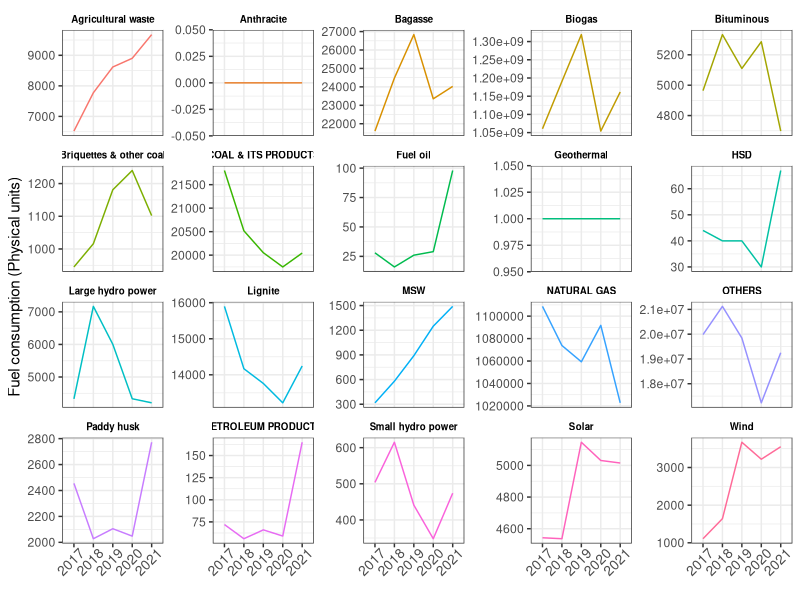

This chart was generated by the following R code:
## ---- chunk 1
library(tidyverse)
## ---- chunk 2
knitr::kable(
  tibble(Sector = c("Agriculture", "Mining", "Manufac. industry", "Construction", 
                  "Residential", "Commercial", "Transport (Road)", "Transport (Rail)"),
       "Electricity (GWh)" = c(398, 1279, 78919, "na", 54481, 65718, 1, 220)), 
  caption = "Electricity consumption in 2021",
  booktabs = TRUE
)
## ---- chunk 3
knitr::kable(
  tibble("Power plant type" = c("Hydro", "Thermal", "Gas turbine", "Combined cycle", 
                  "Diesel", "Gas engine", "Others", "Total"),
       "Electricity (GWh)" = c(4682, 56737, 1318, 110597, 28, 4769, 8568, 186699)), 
  caption = "Electricity generation in 2021",
  booktabs = TRUE
)
## ---- chunk 4

fuelelygen2017_2021<-
  tibble("Fuel type" = c("COAL & ITS PRODUCTS", "Anthracite", "Bituminous", "Lignite", "Briquettes & other coal",
                       "PETROLEUM PRODUCTS", "HSD", "Fuel oil",
                       "NATURAL GAS",
                       "RENEWABLE ENERGY", "Solar", "Wind", "Small hydro power", "Large hydro power", "Geothermal",
                       "Paddy husk", "Bagasse", "Agricultural waste", "MSW", 
                       "Biogas",
                       "OTHERS"),
       unit = c("thousand ton","thousand ton","thousand ton","thousand ton","thousand ton",
                "M.Litres","M.Litres","M.Litres",
                "MMscf.",
                NA, "GWh","GWh","GWh","GWh","GWh", 
                "thousand ton","thousand ton","thousand ton","thousand ton", 
                "m3",
                "GJ"),
       "2017" = c(21801, 0, 4964, 15898, 945,
                  72, 44, 28,
                  1108683,
                  NA, 4543, 1109, 504, 4329, 1, 
                  2455, 21602, 6520, 317, 
                  1060449427,
                  19982002),
       "2018" = c(20518, 0, 5333, 14169, 1016,
                  56, 40, 16,
                  1073831,
                  NA, 4537, 1641, 615, 7168, 1, 
                  2028, 24476, 7774, 580, 
                  1190465701,
                  21121440),
       "2019" = c(20052, 0, 5110, 13761, 1181,
                  66, 40, 26,
                  1059300,
                  NA, 5146, 3670, 441, 6005, 1, 
                  2105, 26835, 8617, 890, 
                  1319121140,
                  19842988),
       "2020" = c(19749, 0, 5286, 13223, 1240,
                  59, 30, 29,
                  1091779,
                  NA, 5031, 3220, 348, 4333, 1, 
                  2048, 23352, 8902, 1249, 
                  1054201606,
                  17228533),
       "2021" = c(20045,0,4698,14245,1102,
                  165,67,98,
                  1022759,
                  NA, 5015, 3552, 474, 4208, 1, 
                  2772, 24026, 9677, 1490, 
                  1161467101,
                  19251302)
        )
## ---- chunk 5

plot_fuelelygen2017_2021 <- 
fuelelygen2017_2021 %>% 
  pivot_longer(-c(`Fuel type`, unit ), names_to = "year") %>%
  filter(`Fuel type` != "RENEWABLE ENERGY") %>% 
  ggplot()+
  geom_line(aes(x = year, y = value, group = `Fuel type`, color = `Fuel type`),
            show.legend = FALSE)+
  facet_wrap(~`Fuel type`, scales = "free_y")+
  labs(x = NULL,
       y = "Fuel consumption (Physical units)")+
  theme_bw()+
  theme(strip.background=element_rect(fill="white", colour="white"),
    strip.text.x = element_text(size=7, colour = "black", angle = 0,face="bold"),
    axis.text.x=element_text(size = 10,angle=45, vjust=1.5, hjust=1, margin = unit(c(t = 0.3, r = 0, b = 0, l = 0), "cm")))
## ---- chunk 6
plot_fuelelygen2017_2021
